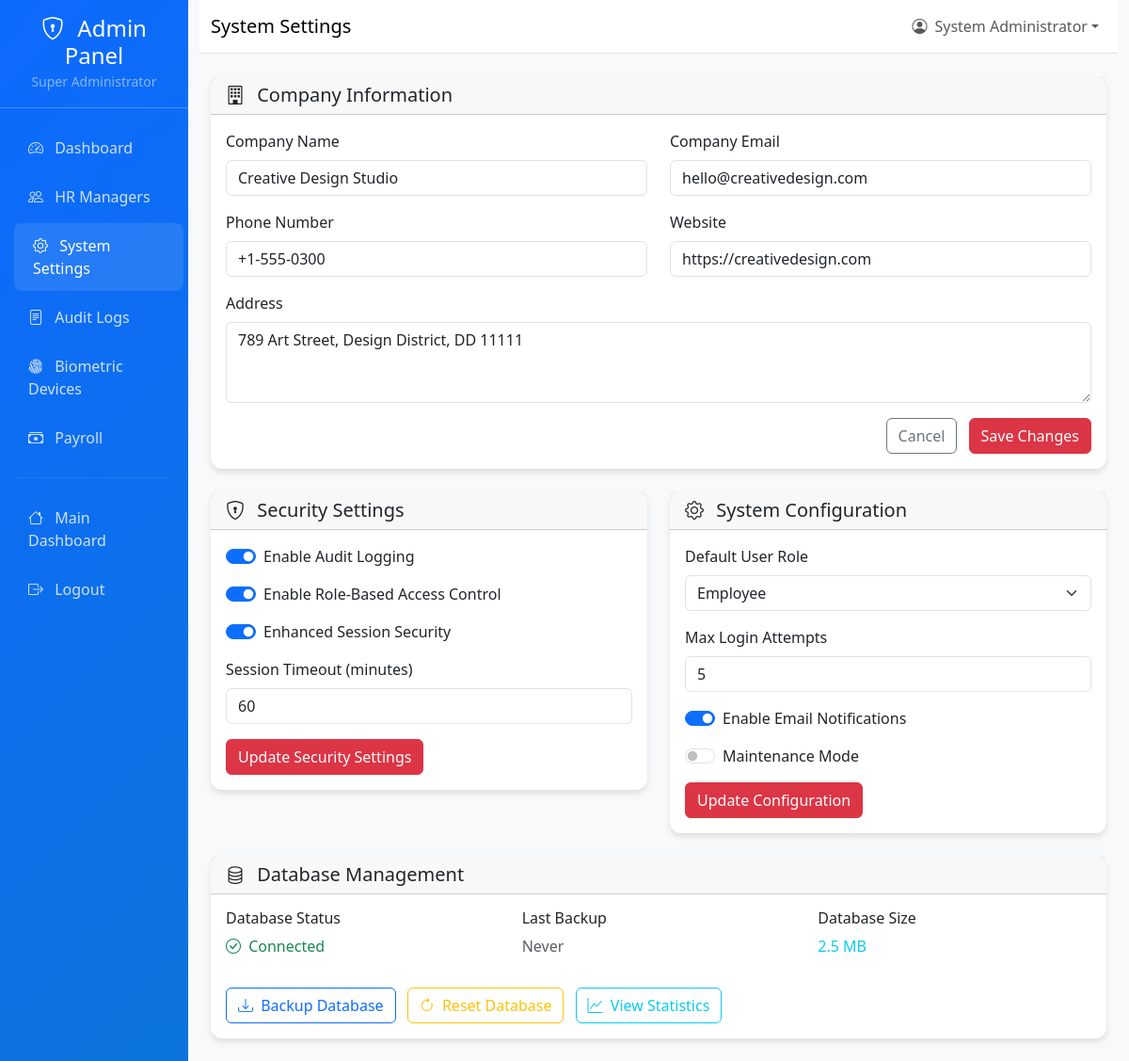
Before: /admin-panel/settings/ (signed in) with the older database file.
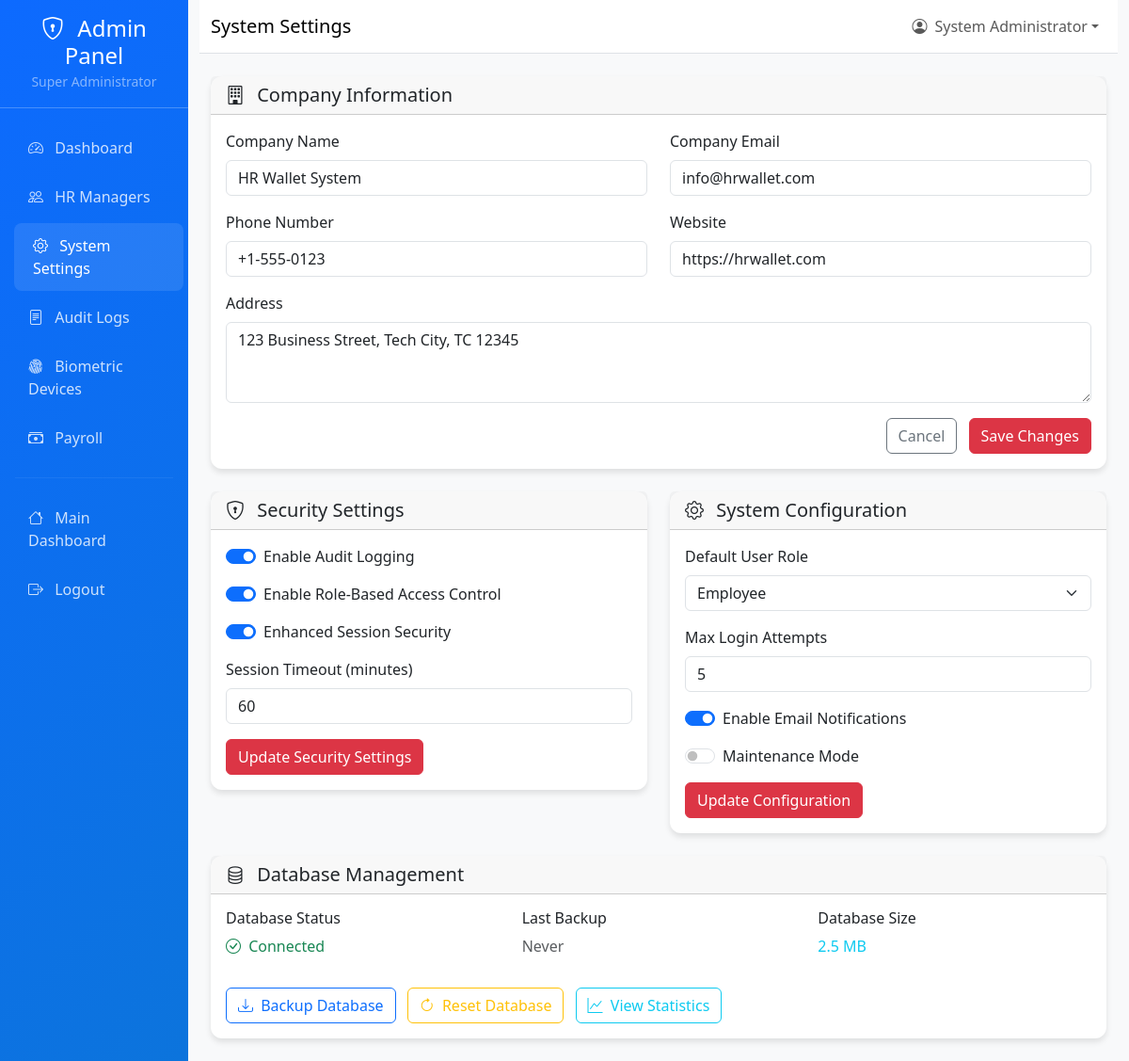
After: the same page with the newer database file.
### core_hr/models.py (models this page shows, shortened)
class Company(models.Model):
    name = models.CharField(max_length=200, unique=True)
    address = models.TextField()
    phone = models.CharField(max_length=20)
    email = models.EmailField()
    website = models.CharField(max_length=200, default='')
    logo = models.CharField(max_length=100, default='')
    created_at = models.DateTimeField(auto_now_add=True)
    updated_at = models.DateTimeField(auto_now=True)
    is_active = models.BooleanField(default=True)
    max_employees = models.PositiveIntegerField(default=100)
    slug = models.CharField(max_length=200, default='')
    subscription_plan = models.CharField(max_length=50, default='basic')
    class Meta:
        verbose_name_plural = 'Companies'
        ordering = ['name']

### admin_panel/views.py (the view)
# urls.py: path('settings/', views.system_settings, name='system_settings'),
@login_required
@require_role('super_admin')
def system_settings(request):
    try:
        company = Company.objects.first()
        return render(request, 'admin_panel/settings.html', {
            'company': company
        })
    except Exception as e:
        return render(request, 'admin_panel/settings.html', {
            'company': None,
            'error': 'Unable to load system settings.'
        })

### core_hr/context_processors.py (called while the page is built, shortened)
def company_context(request):
    company = None
    current_date = None
    try:
        company = Company.objects.first()
    except Exception as e:
        company = None
    try:
        if hasattr(request, 'user') and request.user.is_authenticated:
            current_date = getattr(request.user, 'date_joined', None)
    except Exception:
        current_date = None
    return {
        'company': company,
        'current_date': current_date,
    }

### templates/admin_panel/settings.html (shortened to what the changed rows need)
{% extends 'admin_panel/base.html' %}
{% block content %}
<div class="row mb-4">
    <div class="col-12">
        <div class="card">
            <div class="card-body">
                <form>
                    <div class="row mb-3">
                        <div class="col-md-6">
                            <label for="companyName" class="form-label">Company Name</label>
                            <input type="text" class="form-control" id="companyName" value="{% if company %}{{ company.name }}{% else %}HR Wallet Demo Company{% endif %}">
                        </div>
                        <div class="col-md-6">
                            <label for="companyEmail" class="form-label">Company Email</label>
                            <input type="email" class="form-control" id="companyEmail" value="{% if company %}{{ company.email }}{% else %}info@hrwallet.com{% endif %}">
                        </div>
                    </div>
                    <div class="row mb-3">
                        <div class="col-md-6">
                            <label for="companyPhone" class="form-label">Phone Number</label>
                            <input type="tel" class="form-control" id="companyPhone" value="{% if company %}{{ company.phone }}{% else %}+1-555-0123{% endif %}">
                        </div>
                        <div class="col-md-6">
                            <label for="companyWebsite" class="form-label">Website</label>
                            <input type="url" class="form-control" id="companyWebsite" value="{% if company %}{{ company.website }}{% else %}https://hrwallet.com{% endif %}">
                        </div>
                    </div>
                    <div class="mb-3">
                        <label for="companyAddress" class="form-label">Address</label>
                        <textarea class="form-control" id="companyAddress" rows="3">{% if company %}{{ company.address }}{% else %}123 Business Street, City, State 12345{% endif %}</textarea>
                    </div>
                </form>
            </div>
        </div>
    </div>
</div>
{% endblock %}

Changed rows visible on the page:
removed Company: name "Creative Design Studio", email "hello@creativedesign.com", phone "+1-555-0300", website "https://creativedesign.com", address "789 Art Street, Design District, DD 11111"
now on this page (row unchanged): Company: name "HR Wallet System", email "info@hrwallet.com", phone "+1-555-0123", website "https://hrwallet.com", address "123 Business Street, Tech City, TC 12345"
